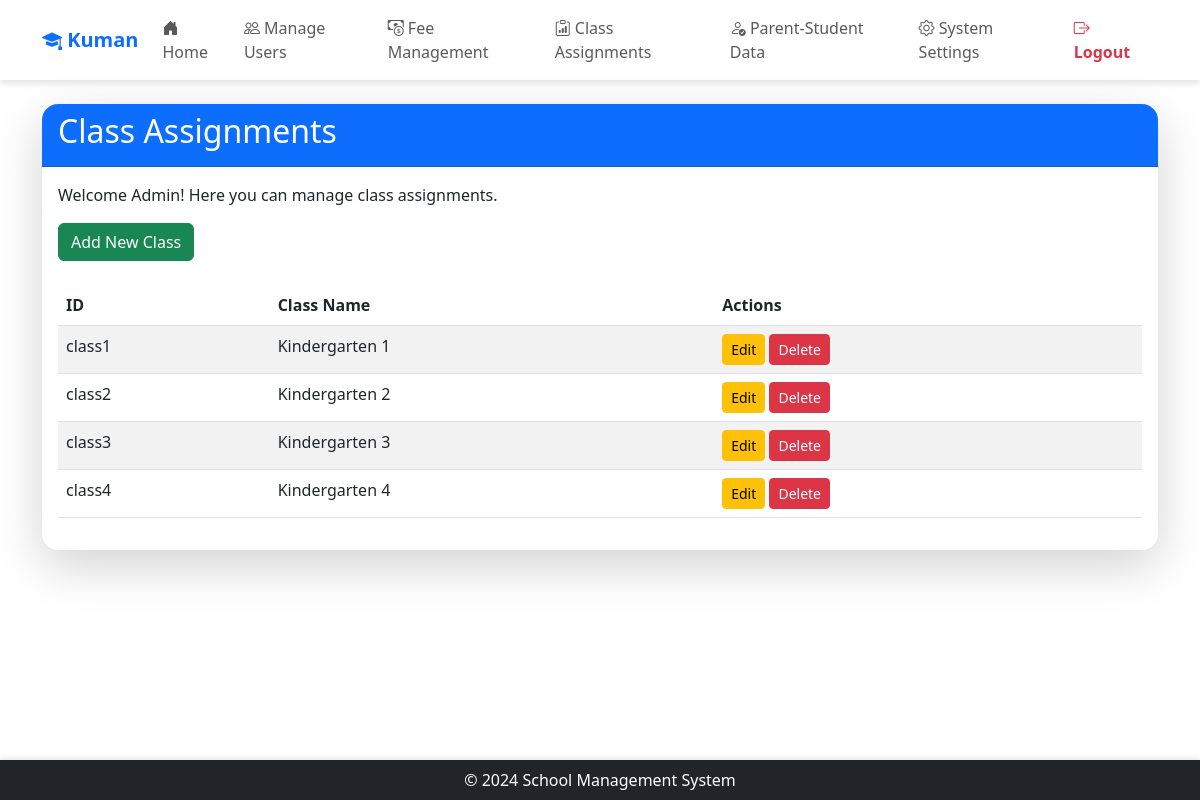
/admin/manage_classes (signed in), run on the app's committed database.
### app/models/models.py (models this page shows, shortened)
class Settings(db.Model):
    __tablename__ = 'Settings'
    setting_key = db.Column('SettingKey', db.String, primary_key=True)
    setting_value = db.Column('SettingValue', db.String, nullable=False)
    description = db.Column('Description', db.String, nullable=False)
    category = db.Column('Category', db.String, nullable=False)

class Class(db.Model):
    __tablename__ = 'Class'
    class_id = db.Column('ClassId', db.String, primary_key=True)
    class_name = db.Column('ClassName', db.String, nullable=False)
    description = db.Column('Description', db.String, nullable=True)
    assignments = relationship('ClassAssignment', back_populates='class_')

### app/routes/admin/class_assignment.py (the view)
@admin.route('/manage_classes', methods=['GET'])
@role_required('1')
@login_required
def manage_classes():
    classes = Class.query.all()
    return render_template('admin/manage_classes.html', classes=classes, app_name=app_name())

### app/__init__.py (called while the page is built)
@login_manager.user_loader
def load_user(user_id):
    from .models.models import User
    return User.query.get(user_id)

### app/routes/routes.py (called while the page is built)
def app_name():
    app_name = "School Management System"
    with current_app.app_context():
        setting = Settings.query.filter_by(setting_key='school_name').first()
        if setting and setting.setting_value:
            app_name = setting.setting_value
    return app_name

def role_required(*roles):
    def decorator(f):
        @wraps(f)
        def decorated_function(*args, **kwargs):
            if not current_user.is_authenticated or current_user.role_id not in roles:
                abort(403)  # Forbidden access if role does not match
            return f(*args, **kwargs)
        return decorated_function
    return decorator

### app/templates/admin/manage_classes.html (shortened to what this page needs)
{% extends "share/dashboard.html" %}
{% block card_title %}Class Assignments{% endblock %}
{% block card_content %}
<p>Welcome Admin! Here you can manage class assignments.</p>
<div class="mb-4">
    <a href="{{ url_for('admin.add_class') }}" class="btn btn-success">Add New Class</a>
</div>
<div class="table-responsive">
    <table class="table table-striped">
        <thead>
            <tr>
                <th>ID</th>
                <th>Class Name</th>
                <th>Actions</th>
            </tr>
        </thead>
        <tbody>
            {% for class in classes %}
            <tr>
                <td>{{ class.class_id }}</td>
                <td>{{ class.class_name }}</td>
                <td>
                    <a href="{{ url_for('admin.edit_class_page', class_id=class.class_id) }}" class="btn btn-warning btn-sm">Edit</a>
                    <form action="{{ url_for('admin.delete_class', class_id=class.class_id) }}" method="post" class="d-inline"
                        onsubmit="return confirm('Are you sure you want to delete this class?');">
                        <button type="submit" class="btn btn-danger btn-sm">Delete</button>
                    </form>
                </td>
            </tr>
            {% endfor %}
        </tbody>
    </table>
</div>
{% endblock %}

### app/templates/share/dashboard.html (shortened to what this page needs)
<!DOCTYPE html>
<html lang="en">
  <head>
    <link href="https://cdn.jsdelivr.net/npm/bootstrap@5.3.0-alpha1/dist/css/bootstrap.min.css" rel="stylesheet" />
    <link href="https://cdn.jsdelivr.net/npm/bootstrap-icons/font/bootstrap-icons.css" rel="stylesheet" />
  </head>
  <body>
    <header class="navbar navbar-expand-lg navbar-light">
      <div class="container">
        <a class="navbar-brand text-primary fw-bold"
          href="{% if current_user.role_id == '1' %}
                    {{ url_for('admin.dashboard') }}
                {% elif current_user.role_id == '2' %}
                    {{ url_for('teacher.dashboard') }}
                {% elif current_user.role_id == '3' %}
                    {{ url_for('parent.dashboard') }}
                {% elif current_user.role_id == '4' %}
                    {{ url_for('accountant.dashboard') }}
                {% else %}
                    {{ url_for('views.home') }}
                {% endif %}">
          <i class="bi bi-mortarboard-fill"></i> {{ app_name }}
        </a>
        <div class="collapse navbar-collapse" id="navbarNav">
          <ul class="navbar-nav me-auto">
            <li class="nav-item">
              <a class="nav-link"
                 href="{% if current_user.role_id == '1' %}
                          {{ url_for('admin.dashboard') }}
                       {% elif current_user.role_id == '2' %}
                          {{ url_for('teacher.dashboard') }}
                       {% elif current_user.role_id == '3' %}
                          {{ url_for('parent.dashboard') }}
                       {% elif current_user.role_id == '4' %}
                          {{ url_for('accountant.dashboard') }}
                       {% else %}
                          {{ url_for('views.home') }}
                       {% endif %}">
                <i class="bi bi-house-door-fill"></i> Home
              </a>
            </li>
            {% if current_user.role_id == '1' %}
              <li class="nav-item">
                <a class="nav-link" href="{{ url_for('admin.manage_users') }}">
                  <i class="bi bi-people"></i> Manage Users
                </a>
              </li>
              <li class="nav-item">
                <a class="nav-link" href="{{ url_for('admin.fee_management') }}">
                  <i class="bi bi-cash-coin"></i> Fee Management
                </a>
              </li>
              <li class="nav-item">
                <a class="nav-link" href="{{ url_for('admin.manage_classes') }}">
                  <i class="bi bi-clipboard-data"></i> Class Assignments
                </a>
              </li>
              <li class="nav-item">
                <a class="nav-link" href="{{ url_for('admin.parent_student') }}">
                  <i class="bi bi-person-check"></i> Parent-Student Data
                </a>
              </li>
              <li class="nav-item">
                <a class="nav-link" href="{{ url_for('admin.system_settings') }}">
                  <i class="bi bi-gear"></i> System Settings
                </a>
              </li>
            {% endif %}
          </ul>
          <ul class="navbar-nav ms-auto">
            <li class="nav-item">
              <a class="nav-link text-danger fw-bold" href="{{ url_for('auth.logout') }}">
                <i class="bi bi-box-arrow-right"></i> Logout
              </a>
            </li>
          </ul>
        </div>
      </div>
    </header>
    <main class="container mt-4">
      <div class="card border-0 shadow-lg rounded-4">
        <div class="card-header text-white bg-primary rounded-top-4">
          <h2>{% block card_title %} {% endblock %}</h2>
        </div>
        <div class="card-body">
          {% block card_content %} {% endblock %}
        </div>
      </div>
    </main>
    <footer class="bg-dark text-white py-2 mt-5 text-center sticky-footer">
      <div class="container">
        <p class="m-0">&copy; 2024 School Management System</p>
      </div>
    </footer>
  </body>
</html>

### app/templates/share/dashboard.html (style rules this page uses)
html, body { height: 100%; }
body { display: flex; flex-direction: column; min-height: 100vh; }
main { flex: 1; }
.navbar { background: rgba(255, 255, 255, 0.9); box-shadow: 0 4px 6px rgba(0, 0, 0, 0.1); }
.navbar-nav .nav-link { font-weight: 500; transition: 0.3s; }
.sticky-footer { position: sticky; bottom: 0; width: 100%; box-shadow: 0 -2px 6px rgba(0, 0, 0, 0.1); }

### data on the page
Settings: SettingValue "Kuman"
Class: class_id "class1", class_name "Kindergarten 1"
Class: class_id "class2", class_name "Kindergarten 2"
Class: class_id "class3", class_name "Kindergarten 3"
Class: class_id "class4", class_name "Kindergarten 4"
